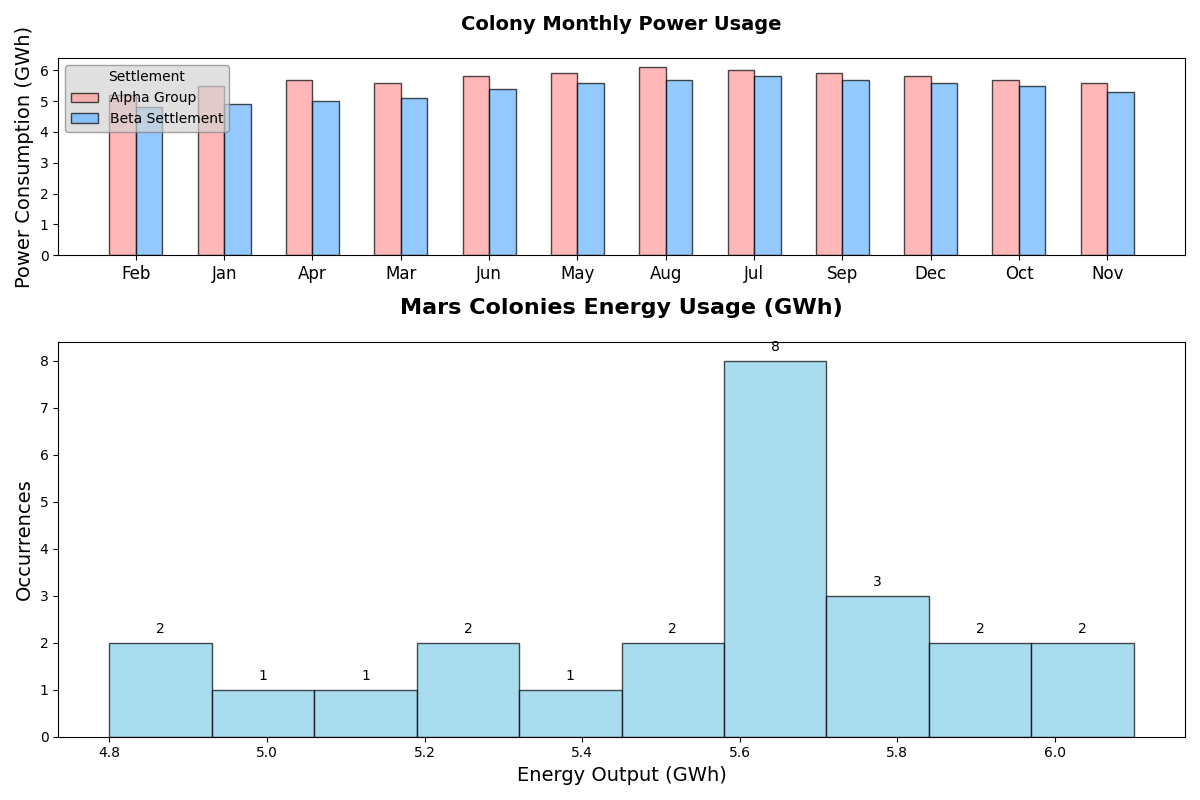

Python code for this plot:
import matplotlib.pyplot as plt
import numpy as np

months = ['Feb', 'Jan', 'Apr', 'Mar', 'Jun', 'May', 'Aug', 'Jul', 'Sep', 'Dec', 'Oct', 'Nov']
colony_alpha = [5.2, 5.5, 5.7, 5.6, 5.8, 5.9, 6.1, 6.0, 5.9, 5.8, 5.7, 5.6]
colony_beta = [4.8, 4.9, 5.0, 5.1, 5.4, 5.6, 5.7, 5.8, 5.7, 5.6, 5.5, 5.3]

fig, axs = plt.subplots(2, 1, figsize=(12, 8), gridspec_kw={'height_ratios': [1, 2]})

ax1 = axs[1]
data = list(colony_alpha + colony_beta)
n, bins, patches = ax1.hist(data, bins=10, edgecolor='black', color='skyblue', alpha=0.7)
ax1.set_title('Mars Colonies Energy Usage (GWh)', fontsize=16, fontweight='bold', pad=20)
ax1.set_xlabel('Energy Output (GWh)', fontsize=14)
ax1.set_ylabel('Occurrences', fontsize=14)

for count, rect in zip(n, patches):
    height = rect.get_height()
    ax1.annotate(f'{int(count)}', xy=(rect.get_x() + rect.get_width() / 2, height),
                 xytext=(0, 5), textcoords='offset points', ha='center', va='bottom', fontsize=10)

ax2 = axs[0]
width = 0.3
months_indices = np.arange(len(months))

ax2.bar(months_indices - width / 2, colony_alpha, width, label='Alpha Group', edgecolor='black', color='#FF9999', alpha=0.7)
ax2.bar(months_indices + width / 2, colony_beta, width, label='Beta Settlement', edgecolor='black', color='#66B3FF', alpha=0.7)

ax2.set_title('Colony Monthly Power Usage', fontsize=14, fontweight='bold', pad=20)
ax2.set_xticks(months_indices)
ax2.set_xticklabels(months, fontsize=12)
ax2.set_ylabel('Power Consumption (GWh)', fontsize=14)
ax2.legend(title='Settlement', loc='upper left', fontsize=10, edgecolor='gray', facecolor='lightgrey', framealpha=0.7)

plt.tight_layout()
plt.show()
